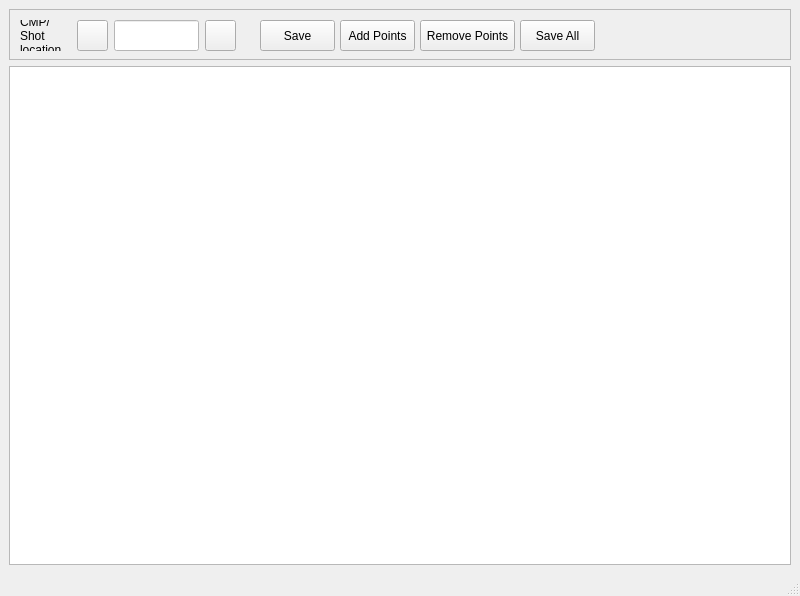
<?xml version="1.0" encoding="UTF-8"?>
<ui version="4.0">
 <class>MainWindow</class>
 <widget class="QMainWindow" name="MainWindow">
  <property name="geometry">
   <rect>
    <x>0</x>
    <y>0</y>
    <width>800</width>
    <height>596</height>
   </rect>
  </property>
  <property name="windowTitle">
   <string>MainWindow</string>
  </property>
  <widget class="QWidget" name="centralwidget">
   <layout class="QVBoxLayout" name="verticalLayout">
    <item>
     <widget class="QScrollArea" name="scrollArea">
      <property name="maximumSize">
       <size>
        <width>16777215</width>
        <height>51</height>
       </size>
      </property>
      <property name="widgetResizable">
       <bool>true</bool>
      </property>
      <widget class="QWidget" name="scrollAreaWidgetContents">
       <property name="geometry">
        <rect>
         <x>0</x>
         <y>0</y>
         <width>780</width>
         <height>49</height>
        </rect>
       </property>
       <widget class="QPushButton" name="Dright">
        <property name="geometry">
         <rect>
          <x>195</x>
          <y>10</y>
          <width>31</width>
          <height>31</height>
         </rect>
        </property>
        <property name="minimumSize">
         <size>
          <width>0</width>
          <height>31</height>
         </size>
        </property>
        <property name="maximumSize">
         <size>
          <width>31</width>
          <height>16777215</height>
         </size>
        </property>
        <property name="toolTip">
         <string>&lt;html&gt;&lt;head/&gt;&lt;body&gt;&lt;p&gt;Next location&lt;/p&gt;&lt;/body&gt;&lt;/html&gt;</string>
        </property>
        <property name="text">
         <string/>
        </property>
        <property name="icon">
         <iconset>
          <normaloff>../icons/nxt.svg</normaloff>../icons/nxt.svg</iconset>
        </property>
        <property name="iconSize">
         <size>
          <width>20</width>
          <height>20</height>
         </size>
        </property>
       </widget>
       <widget class="QLineEdit" name="loca_edt">
        <property name="geometry">
         <rect>
          <x>104</x>
          <y>10</y>
          <width>85</width>
          <height>31</height>
         </rect>
        </property>
        <property name="minimumSize">
         <size>
          <width>0</width>
          <height>31</height>
         </size>
        </property>
        <property name="maximumSize">
         <size>
          <width>120</width>
          <height>31</height>
         </size>
        </property>
        <property name="font">
         <font>
          <family>Verdana</family>
          <pointsize>12</pointsize>
         </font>
        </property>
        <property name="styleSheet">
         <string notr="true">background:rgb(255, 255, 255)</string>
        </property>
       </widget>
       <widget class="QPushButton" name="Dleft">
        <property name="geometry">
         <rect>
          <x>67</x>
          <y>10</y>
          <width>31</width>
          <height>31</height>
         </rect>
        </property>
        <property name="minimumSize">
         <size>
          <width>0</width>
          <height>31</height>
         </size>
        </property>
        <property name="maximumSize">
         <size>
          <width>31</width>
          <height>16777215</height>
         </size>
        </property>
        <property name="toolTip">
         <string>&lt;html&gt;&lt;head/&gt;&lt;body&gt;&lt;p&gt;Previous location&lt;/p&gt;&lt;/body&gt;&lt;/html&gt;</string>
        </property>
        <property name="text">
         <string/>
        </property>
        <property name="icon">
         <iconset>
          <normaloff>../icons/prv.svg</normaloff>../icons/prv.svg</iconset>
        </property>
        <property name="iconSize">
         <size>
          <width>20</width>
          <height>20</height>
         </size>
        </property>
       </widget>
       <widget class="QLabel" name="label_17">
        <property name="geometry">
         <rect>
          <x>10</x>
          <y>10</y>
          <width>51</width>
          <height>31</height>
         </rect>
        </property>
        <property name="text">
         <string>CMP/Shot location</string>
        </property>
        <property name="wordWrap">
         <bool>true</bool>
        </property>
       </widget>
       <widget class="QPushButton" name="pushButton">
        <property name="geometry">
         <rect>
          <x>250</x>
          <y>10</y>
          <width>75</width>
          <height>31</height>
         </rect>
        </property>
        <property name="text">
         <string>Save</string>
        </property>
       </widget>
       <widget class="QPushButton" name="pushButton_2">
        <property name="geometry">
         <rect>
          <x>330</x>
          <y>10</y>
          <width>75</width>
          <height>31</height>
         </rect>
        </property>
        <property name="text">
         <string>Add Points</string>
        </property>
       </widget>
       <widget class="QPushButton" name="pushButton_3">
        <property name="geometry">
         <rect>
          <x>410</x>
          <y>10</y>
          <width>95</width>
          <height>31</height>
         </rect>
        </property>
        <property name="text">
         <string>Remove Points</string>
        </property>
       </widget>
       <widget class="QPushButton" name="pushButton_4">
        <property name="geometry">
         <rect>
          <x>510</x>
          <y>10</y>
          <width>75</width>
          <height>31</height>
         </rect>
        </property>
        <property name="text">
         <string>Save All</string>
        </property>
       </widget>
      </widget>
     </widget>
    </item>
    <item>
     <widget class="QGraphicsView" name="graphicsView"/>
    </item>
   </layout>
  </widget>
  <widget class="QStatusBar" name="statusbar"/>
 </widget>
 <resources/>
 <connections/>
</ui>
